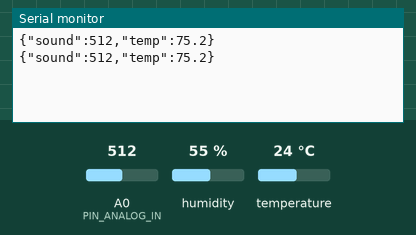
Simulated run of this program. Board: Arduino Uno, built with avr-gcc and run on an emulated ATmega328P. Shown: the last lines printed to the serial monitor. The test bench sets the inputs (shaded band); at power-on: temperature 24 °C, A0 (PIN_ANALOG_IN) = 512, humidity 55 %.

Above: at 2.8 s.
2.9 s: temperature set to 12 °C
At 3.8 s:
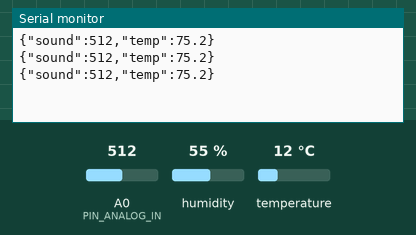
4.4 s: A0 (PIN_ANALOG_IN) set to 716
At 5.7 s:
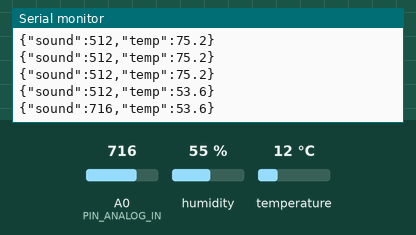
5.9 s: temperature set to 19 °C
At 6.8 s:
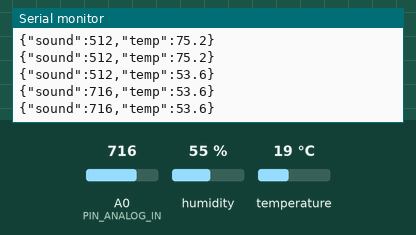
7.4 s: A0 (PIN_ANALOG_IN) set to 900
At 8.5 s:
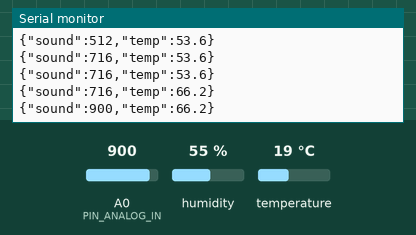
Timing chart, 0 to 9.9 s (numbered marks = the images above; inputs shaded):
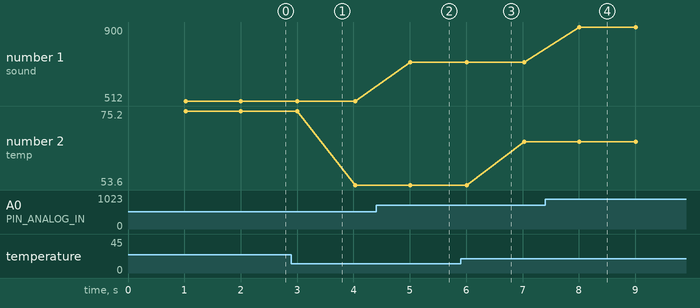

The program:

main.cpp
```cpp
#include <Arduino.h>
#include <ArduinoJson.h>
#include "DHT.h"

#define PIN_ANALOG_IN A0
#define DHTPIN 2
#define DHTTYPE DHT11
DHT dht(DHTPIN, DHTTYPE);

unsigned long interval = 1000;
unsigned long previousMillis = 0;

StaticJsonDocument<16> doc;

void setup()
{
  Serial.begin(9600);
  dht.begin();
}

void loop()
{

  unsigned long currentMillis = millis();

  if (currentMillis - previousMillis > interval)
  {
    previousMillis = currentMillis;
    int sound = analogRead(PIN_ANALOG_IN);
    float temp = dht.readTemperature(true);
    doc["sound"] = sound;
    doc["temp"] = temp;

    serializeJson(doc, Serial);
    Serial.println();
  }
}
```

Measured:
- after the input at 4.4 s, the serial monitor: prints a new line after 0.61 s (image 2)
- after the input at 7.4 s, the serial monitor: prints a new line after 0.61 s (image 4)
- plotted number 1: 512 → 716 after the input at 4.4 s, 716 → 900 after the input at 7.4 s
- plotted number 2: 75.2 → 53.6 after the input at 2.9 s, 53.6 → 66.2 after the input at 5.9 s
